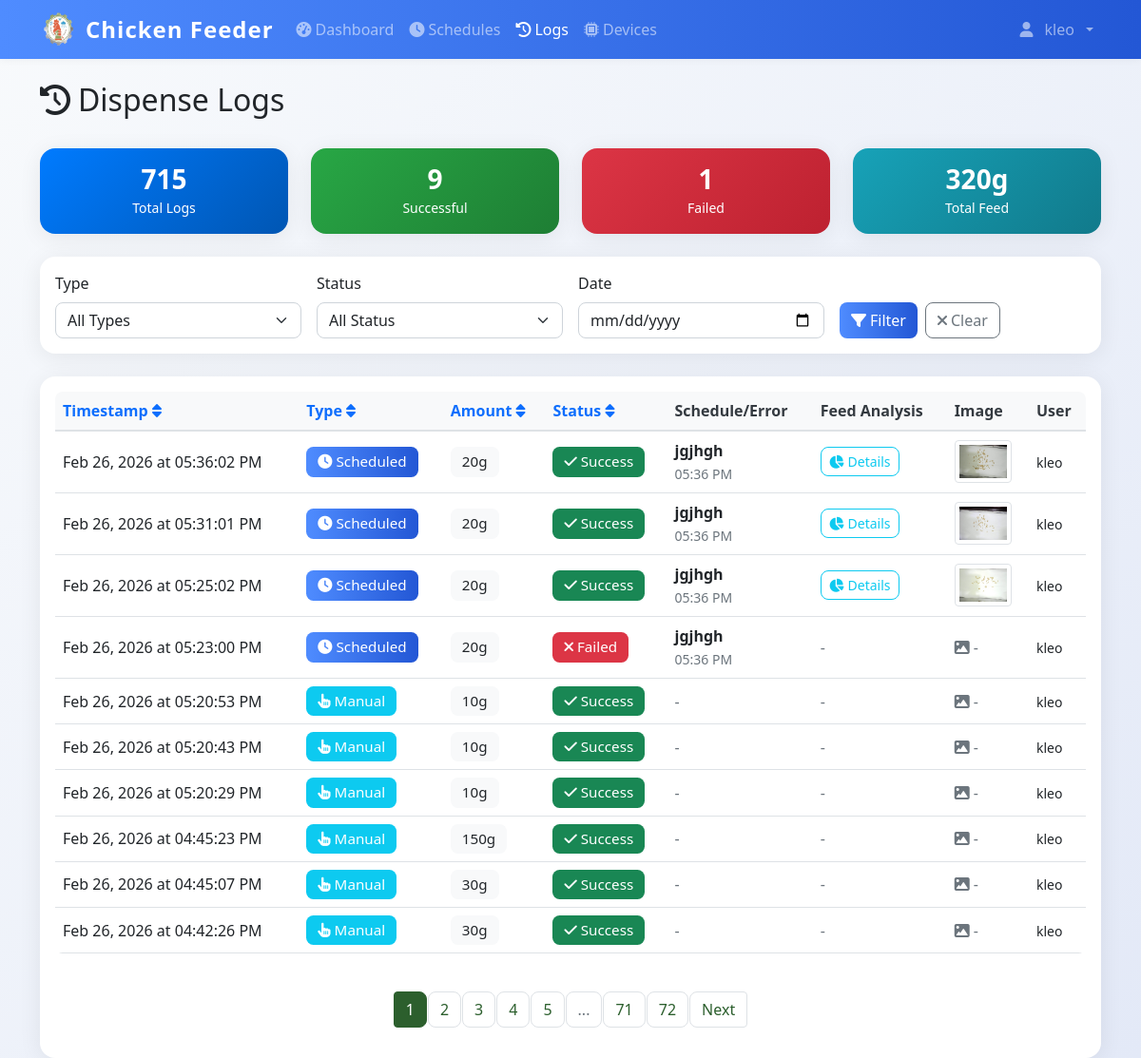
The page /logs (signed in) on the database as committed earlier.
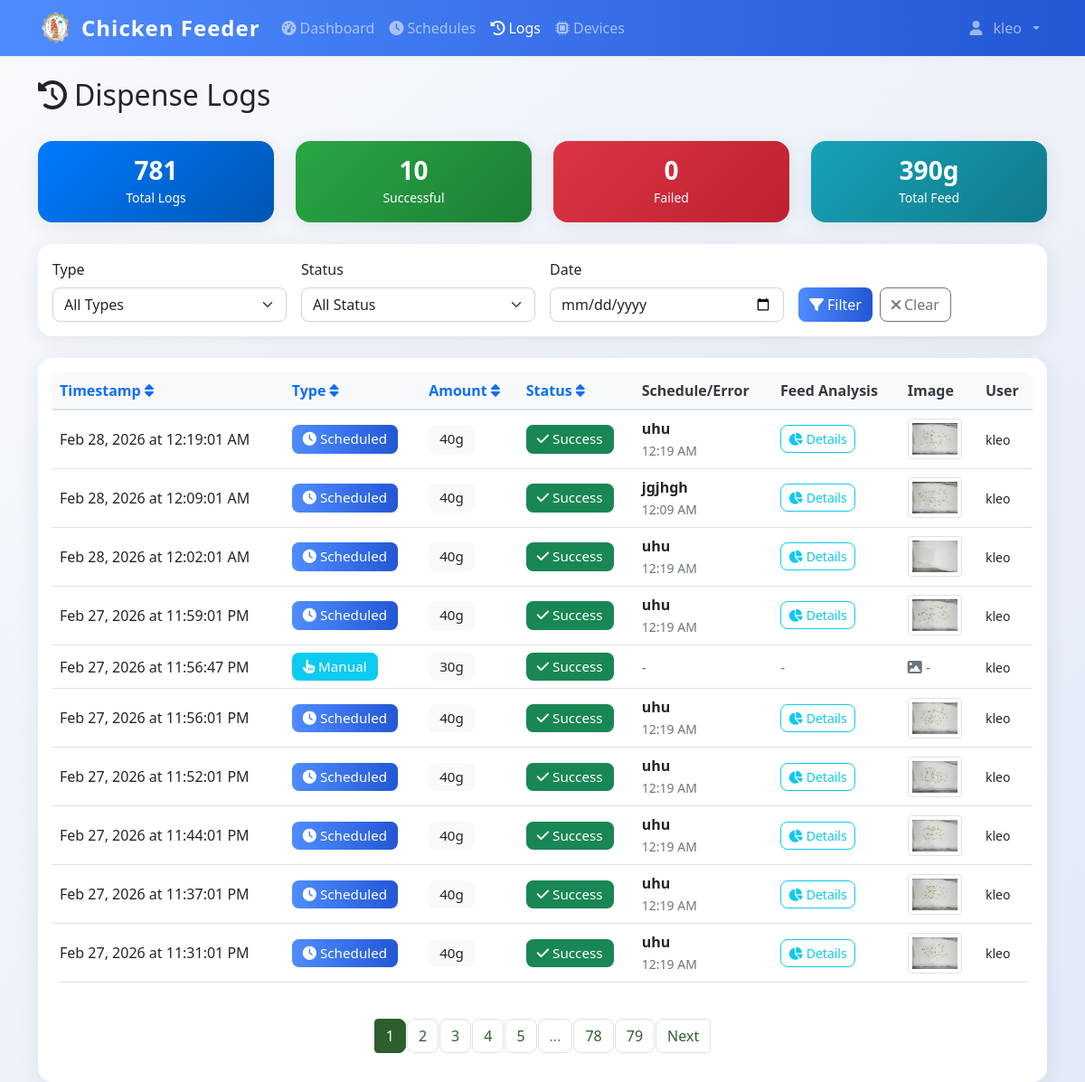
The same page on the database as committed later.
### models.py (models this page shows)
class DispenseLog(db.Model):
    id = db.Column(db.Integer, primary_key=True)
    timestamp = db.Column(db.DateTime, default=datetime.now, nullable=False)
    amount_grams = db.Column(db.Integer, nullable=False)
    trigger_type = db.Column(db.String(20), nullable=False)
    schedule_id = db.Column(db.Integer, db.ForeignKey('feed_schedule.id'), nullable=True)
    status = db.Column(db.String(20), default='success')
    error_message = db.Column(db.Text, nullable=True)
    image_path = db.Column(db.String(255), nullable=True)  # Path to captured feed image
    pellet_count = db.Column(db.Integer, nullable=True)  # Number of pellets detected in image
    grams_detected = db.Column(db.Float, nullable=True)  # Estimated grams of pellets in feeder
    grams_dispensed = db.Column(db.Integer, nullable=True)  # Actual amount dispensed by servo
    triggered_by = db.Column(db.Integer, db.ForeignKey('user.id'), nullable=True)
    schedule = db.relationship('FeedSchedule', backref=db.backref('dispense_logs', lazy=True))
    user = db.relationship('User', backref=db.backref('dispense_logs', lazy=True))

class FeedSchedule(db.Model):
    id = db.Column(db.Integer, primary_key=True)
    name = db.Column(db.String(100), nullable=False)
    feed_time = db.Column(db.Time, nullable=False)
    amount_grams = db.Column(db.Integer, nullable=False)
    is_active = db.Column(db.Boolean, default=True)
    created_by = db.Column(db.Integer, db.ForeignKey('user.id'), nullable=False)
    created_at = db.Column(db.DateTime, default=datetime.now)
    user = db.relationship('User', backref=db.backref('schedules', lazy=True))

class User(UserMixin, db.Model):
    id = db.Column(db.Integer, primary_key=True)
    username = db.Column(db.String(80), unique=True, nullable=False)
    email = db.Column(db.String(120), unique=True, nullable=False)
    password_hash = db.Column(db.String(120), nullable=False)
    iot_device_url = db.Column(db.String(255), nullable=True)  # e.g., 'http://192.168.1.100:5000' or 'pi_klei'
    is_admin = db.Column(db.Boolean, default=True)
    created_at = db.Column(db.DateTime, default=datetime.now)

### app.py (the view)
@app.route('/logs')
@login_required
def logs():
    page = request.args.get('page', 1, type=int)
    if not current_user.is_admin:
        logs = DispenseLog.query.filter_by(triggered_by=current_user.id).order_by(DispenseLog.timestamp.desc()).paginate(
            page=page, per_page=10, error_out=False
        )
    else:
        logs = DispenseLog.query.order_by(DispenseLog.timestamp.desc()).paginate(
            page=page, per_page=10, error_out=False
        )
    return render_template('logs.html', logs=logs)

### app.py (called while the page is built)
@login_manager.user_loader
def load_user(user_id):
    return db.session.get(User, int(user_id))

@app.context_processor
def inject_datetime():
    return {'datetime': datetime}

@app.before_request
def restrict_admin_from_user_pages():
    if current_user.is_authenticated and getattr(current_user, 'is_admin', False):
        if not request.path.startswith('/admin'):
            if not request.path.startswith('/static') and not request.path.startswith('/logout'):
                return redirect(url_for('admin.dashboard'))

### templates/logs.html (shortened to what the changed rows need)
{% extends "base.html" %}
{% block content %}
<div class="container mt-4">
    <div class="row mb-4">
        <div class="col">
            <h1 class="h2">
                <i class="fas fa-history me-2"></i>Dispense Logs
            </h1>
        </div>
    </div>
    {% if not logs or not logs.items %}
    <div class="text-center text-muted py-5">
        <i class="fas fa-clipboard-list fa-4x mb-3"></i>
        <h4>No Logs Available</h4>
        <p class="mb-4">No log data found. Dispense logs will appear here once you start feeding.</p>
        <a href="{{ url_for('dashboard') }}" class="btn btn-primary">
            <i class="fas fa-tachometer-alt me-2"></i>Go to Dashboard
        </a>
    </div>
    {% else %}
    <div class="row my-4">
        <div class="col-md-3">
            <div class="card bg-primary text-white">
                <div class="card-body text-center">
                    <h3 class="mb-0">{{ logs.total }}</h3>
                    <small>Total Logs</small>
                </div>
            </div>
        </div>
        <div class="col-md-3">
            <div class="card bg-success text-white">
                <div class="card-body text-center">
                    <h3 class="mb-0">{{ logs.items|selectattr('status', 'equalto', 'success')|list|length }}</h3>
                    <small>Successful</small>
                </div>
            </div>
        </div>
        <div class="col-md-3">
            <div class="card bg-danger text-white">
                <div class="card-body text-center">
                    <h3 class="mb-0">{{ logs.items|selectattr('status', 'equalto', 'failure')|list|length }}</h3>
                    <small>Failed</small>
                </div>
            </div>
        </div>
        <div class="col-md-3">
            <div class="card bg-info text-white">
                <div class="card-body text-center">
                    <h3 class="mb-0">{{ logs.items|sum(attribute='amount_grams') }}g</h3>
                    <small>Total Feed</small>
                </div>
            </div>
        </div>
    </div>
    <div class="card mb-4">
        <div class="card-body">
            <div class="row g-3">
                <div class="col-md-3">
                    <label for="filter-type" class="form-label">Type</label>
                    <select class="form-select" id="filter-type">
                        <option value="">All Types</option>
                    </select>
                </div>
                <div class="col-md-3">
                    <label for="filter-status" class="form-label">Status</label>
                    <select class="form-select" id="filter-status">
                        <option value="">All Status</option>
                    </select>
                </div>
                <div class="col-md-3">
                    <label for="filter-date" class="form-label">Date</label>
                    <input type="date" class="form-control" id="filter-date">
                </div>
                <div class="col-md-3">
                    <label class="form-label">&nbsp;</label>
                    <div class="d-flex gap-2">
                        <button class="btn btn-primary" onclick="applyFilters()">
                            <i class="fas fa-filter me-1"></i>Filter
                        </button>
                        <button class="btn btn-outline-secondary" onclick="clearFilters()">
                            <i class="fas fa-times me-1"></i>Clear
                        </button>
                    </div>
                </div>
            </div>
        </div>
    </div>
    <div class="card">
        <div class="card-body">
            {% if logs.items %}
            <div class="table-responsive">
                <table class="table table-hover">
                    <thead>
                        <tr>
                            <th>
                                <a href="#" onclick="sortTable('timestamp')" class="text-decoration-none">
                                    Timestamp <i class="fas fa-sort"></i>
                                </a>
                            </th>
                            <th>
                                <a href="#" onclick="sortTable('type')" class="text-decoration-none">
                                    Type <i class="fas fa-sort"></i>
                                </a>
                            </th>
                            <th>
                                <a href="#" onclick="sortTable('amount')" class="text-decoration-none">
                                    Amount <i class="fas fa-sort"></i>
                                </a>
                            </th>
                            <th>
                                <a href="#" onclick="sortTable('status')" class="text-decoration-none">
                                    Status <i class="fas fa-sort"></i>
                                </a>
                            </th>
                            <th>Schedule/Error</th>
                            <th>Feed Analysis</th>
                            <th>Image</th>
                            <th>User</th>
                        </tr>
                    </thead>
                    <tbody id="logs-table-body">
                        {% for log in logs.items %}
                        <tr class="log-row"
                            data-type="{{ log.trigger_type }}"
                            data-status="{{ log.status }}"
                            data-date="{{ log.timestamp.strftime('%Y-%m-%d') }}">
                            <td>
                                {{ log.timestamp.strftime('%b %d, %Y at %I:%M:%S %p') }}
                            </td>
                            <td>
                                {% if log.trigger_type == 'manual' %}
                                    <span class="badge bg-info">
                                        <i class="fas fa-hand-pointer me-1"></i>Manual
                                    </span>
                                {% else %}
                                    <span class="badge bg-primary">
                                        <i class="fas fa-clock me-1"></i>Scheduled
                                    </span>
                                {% endif %}
                            </td>
                            <td>
                                <span class="badge bg-light text-dark">{{ log.amount_grams }}g</span>
                            </td>
                            <td>
                                {% if log.status == 'success' %}
                                    <span class="badge bg-success">
                                        <i class="fas fa-check me-1"></i>Success
                                    </span>
                                {% else %}
                                    <span class="badge bg-danger">
                                        <i class="fas fa-times me-1"></i>Failed
                                    </span>
                                {% endif %}
                            </td>
                            <td style="max-width: 350px;">
                                {% if log.schedule %}
                                    <div>
                                        <strong>{{ log.schedule.name }}</strong>
                                    </div>
                                    <small class="text-muted">{{ log.schedule.feed_time.strftime('%I:%M %p') }}</small>
                                {% elif log.error_message %}
                                    <div class="text-danger" title="{{ log.error_message }}" style="cursor: help;">
                                        <i class="fas fa-exclamation-triangle me-1"></i>
                                        <small>{{ log.error_message[:100] }}{% if log.error_message|length > 100 %}...{% endif %}</small>
                                    </div>
                                {% else %}
                                    <span class="text-muted">-</span>
                                {% endif %}
                            </td>
                            <td>
                                {% if log.pellet_count is not none or log.grams_detected is not none or log.grams_dispensed is not none %}
                                    <button class="btn btn-sm btn-outline-info"
                                            onclick="showFeedDetails({{ log.pellet_count or 0 }}, {{ log.grams_detected or 0 }}, {{ log.grams_dispensed or 0 }}, {{ log.amount_grams }})"
                                            title="View feed analysis details">
                                        <i class="fas fa-chart-pie me-1"></i>Details
                                    </button>
                                {% else %}
                                    <span class="text-muted">-</span>
                                {% endif %}
                            </td>
                            <td>
                                {% if log.image_path %}
                                    <img src="{{ url_for('static', filename=log.image_path) }}"
                                         alt="Feed Image"
                                         class="img-thumbnail"
                                         style="width: 60px; height: 45px; object-fit: cover; cursor: pointer;"
                                         onclick="viewImage('{{ url_for('static', filename=log.image_path) }}', {{ log.id }})"
                                         title="Click to view full image">
                                {% else %}
                                    <span class="text-muted"><i class="fas fa-image"></i> -</span>
                                {% endif %}
                            </td>
                            <td>
                                {% if log.user %}
                                    <small>{{ log.user.username }}</small>
                                {% else %}
                                    <small class="text-muted">System</small>
                                {% endif %}
                            </td>
                        </tr>
                        {% endfor %}
                    </tbody>
                </table>
            </div>
            {% if logs.pages > 1 %}
            <nav aria-label="Logs pagination" class="mt-4">
                <ul class="pagination justify-content-center">
                    {% for page_num in logs.iter_pages() %}
                        {% if page_num %}
                            {% if page_num != logs.page %}
                                <li class="page-item">
                                    <a class="page-link" href="{{ url_for('logs', page=page_num) }}">{{ page_num }}</a>
                                </li>
                            {% else %}
                                <li class="page-item active">
                                    <span class="page-link">{{ page_num }}</span>
                                </li>
                            {% endif %}
                        {% else %}
                            <li class="page-item disabled">
                                <span class="page-link">...</span>
                            </li>
                        {% endif %}
                    {% endfor %}
                    {% if logs.has_next %}
                        <li class="page-item">
                            <a class="page-link" href="{{ url_for('logs', page=logs.next_num) }}">Next</a>
                        </li>
                    {% endif %}
                </ul>
            </nav>
            {% endif %}
            {% endif %}
        </div>
    </div>
</div>
{% endif %}
{% endblock %}

Rows that differ between the two databases and show on the page:
no longer on this page (row unchanged): DispenseLog: timestamp "Feb 26, 2026 at 05:36:02 PM", trigger_type "scheduled" (drawn), amount_grams "20", status "success" (drawn), schedule.name "jgjhgh", schedule.feed_time "05:36 PM", image_path (picture), user.username "kleo"
no longer on this page (row unchanged): DispenseLog: timestamp "Feb 26, 2026 at 05:31:01 PM", trigger_type "scheduled" (drawn), amount_grams "20", status "success" (drawn), schedule.name "jgjhgh", schedule.feed_time "05:36 PM", image_path (picture), user.username "kleo"
no longer on this page (row unchanged): DispenseLog: timestamp "Feb 26, 2026 at 05:25:02 PM", trigger_type "scheduled" (drawn), amount_grams "20", status "success" (drawn), schedule.name "jgjhgh", schedule.feed_time "05:36 PM", image_path (picture), user.username "kleo"
no longer on this page (row unchanged): DispenseLog: timestamp "Feb 26, 2026 at 05:23:00 PM", trigger_type "scheduled" (drawn), amount_grams "20", status "failure" (drawn), schedule.name "jgjhgh", schedule.feed_time "05:36 PM", user.username "kleo"
no longer on this page (row unchanged): DispenseLog: timestamp "Feb 26, 2026 at 05:20:53 PM", trigger_type "manual" (drawn), amount_grams "10", status "success" (drawn), user.username "kleo"
no longer on this page (row unchanged): DispenseLog: timestamp "Feb 26, 2026 at 05:20:43 PM", trigger_type "manual" (drawn), amount_grams "10", status "success" (drawn), user.username "kleo"
no longer on this page (row unchanged): DispenseLog: timestamp "Feb 26, 2026 at 05:20:29 PM", trigger_type "manual" (drawn), amount_grams "10", status "success" (drawn), user.username "kleo"
no longer on this page (row unchanged): DispenseLog: timestamp "Feb 26, 2026 at 04:45:23 PM", trigger_type "manual" (drawn), amount_grams "150", status "success" (drawn), user.username "kleo"
no longer on this page (row unchanged): DispenseLog: timestamp "Feb 26, 2026 at 04:45:07 PM", trigger_type "manual" (drawn), amount_grams "30", status "success" (drawn), user.username "kleo"
no longer on this page (row unchanged): DispenseLog: timestamp "Feb 26, 2026 at 04:42:26 PM", trigger_type "manual" (drawn), amount_grams "30", status "success" (drawn), user.username "kleo"
added DispenseLog: timestamp "Feb 28, 2026 at 12:19:01 AM", trigger_type "scheduled" (drawn), amount_grams "40", status "success" (drawn), schedule.name "uhu", schedule.feed_time "12:19 AM", image_path (picture), user.username "kleo"
added DispenseLog: timestamp "Feb 28, 2026 at 12:09:01 AM", trigger_type "scheduled" (drawn), amount_grams "40", status "success" (drawn), schedule.name "jgjhgh", schedule.feed_time "12:09 AM", image_path (picture), user.username "kleo"
added DispenseLog: timestamp "Feb 28, 2026 at 12:02:01 AM", trigger_type "scheduled" (drawn), amount_grams "40", status "success" (drawn), schedule.name "uhu", schedule.feed_time "12:19 AM", image_path (picture), user.username "kleo"
added DispenseLog: timestamp "Feb 27, 2026 at 11:59:01 PM", trigger_type "scheduled" (drawn), amount_grams "40", status "success" (drawn), schedule.name "uhu", schedule.feed_time "12:19 AM", image_path (picture), user.username "kleo"
added DispenseLog: timestamp "Feb 27, 2026 at 11:56:47 PM", trigger_type "manual" (drawn), amount_grams "30", status "success" (drawn), user.username "kleo"
added DispenseLog: timestamp "Feb 27, 2026 at 11:56:01 PM", trigger_type "scheduled" (drawn), amount_grams "40", status "success" (drawn), schedule.name "uhu", schedule.feed_time "12:19 AM", image_path (picture), user.username "kleo"
added DispenseLog: timestamp "Feb 27, 2026 at 11:52:01 PM", trigger_type "scheduled" (drawn), amount_grams "40", status "success" (drawn), schedule.name "uhu", schedule.feed_time "12:19 AM", image_path (picture), user.username "kleo"
added DispenseLog: timestamp "Feb 27, 2026 at 11:44:01 PM", trigger_type "scheduled" (drawn), amount_grams "40", status "success" (drawn), schedule.name "uhu", schedule.feed_time "12:19 AM", image_path (picture), user.username "kleo"
added DispenseLog: timestamp "Feb 27, 2026 at 11:37:01 PM", trigger_type "scheduled" (drawn), amount_grams "40", status "success" (drawn), schedule.name "uhu", schedule.feed_time "12:19 AM", image_path (picture), user.username "kleo"
added DispenseLog: timestamp "Feb 27, 2026 at 11:31:01 PM", trigger_type "scheduled" (drawn), amount_grams "40", status "success" (drawn), schedule.name "uhu", schedule.feed_time "12:19 AM", image_path (picture), user.username "kleo"
Other text that changed with them:
{{ logs.total }}: "715" → "781"
{{ logs.items|selectattr('status', 'equalto', 'success')|list|length }}: "9" → "10"
{{ logs.items|selectattr('status', 'equalto', 'failure')|list|length }}: "1" → "0"
{{ logs.items|sum(attribute='amount_grams') }}: "320" → "390"
new list line: "78"
new list line: "79"
list line gone: "71"
list line gone: "72"
